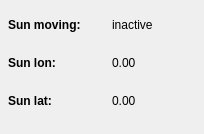
      <widget class="QWidget" name="tab_8">
       <attribute name="title">
        <string>Sun</string>
       </attribute>
       <widget class="QWidget" name="widget_8" native="true">
        <property name="geometry">
         <rect>
          <x>0</x>
          <y>0</y>
          <width>195</width>
          <height>125</height>
         </rect>
        </property>
        <property name="minimumSize">
         <size>
          <width>195</width>
          <height>125</height>
         </size>
        </property>
        <property name="maximumSize">
         <size>
          <width>195</width>
          <height>125</height>
         </size>
        </property>
        <layout class="QGridLayout" name="gridLayout_2">
         <item row="0" column="0">
          <widget class="QLabel" name="label_31">
           <property name="minimumSize">
            <size>
             <width>90</width>
             <height>0</height>
            </size>
           </property>
           <property name="maximumSize">
            <size>
             <width>90</width>
             <height>15</height>
            </size>
           </property>
           <property name="font">
            <font>
             <weight>75</weight>
             <bold>true</bold>
            </font>
           </property>
           <property name="text">
            <string>Sun moving:</string>
           </property>
          </widget>
         </item>
         <item row="0" column="1">
          <widget class="QLabel" name="sunInteractModeInfoLabel">
           <property name="minimumSize">
            <size>
             <width>75</width>
             <height>0</height>
            </size>
           </property>
           <property name="maximumSize">
            <size>
             <width>75</width>
             <height>15</height>
            </size>
           </property>
           <property name="text">
            <string>inactive</string>
           </property>
          </widget>
         </item>
         <item row="1" column="0">
          <widget class="QLabel" name="label_5">
           <property name="minimumSize">
            <size>
             <width>90</width>
             <height>0</height>
            </size>
           </property>
           <property name="maximumSize">
            <size>
             <width>90</width>
             <height>15</height>
            </size>
           </property>
           <property name="font">
            <font>
             <weight>75</weight>
             <bold>true</bold>
            </font>
           </property>
           <property name="text">
            <string>Sun lon:</string>
           </property>
          </widget>
         </item>
         <item row="1" column="1">
          <widget class="QLabel" name="sunInfoLonLabel">
           <property name="minimumSize">
            <size>
             <width>60</width>
             <height>0</height>
            </size>
           </property>
           <property name="maximumSize">
            <size>
             <width>60</width>
             <height>15</height>
            </size>
           </property>
           <property name="text">
            <string>0.00</string>
           </property>
          </widget>
         </item>
         <item row="2" column="0">
          <widget class="QLabel" name="label_6">
           <property name="minimumSize">
            <size>
             <width>90</width>
             <height>0</height>
            </size>
           </property>
           <property name="maximumSize">
            <size>
             <width>90</width>
             <height>15</height>
            </size>
           </property>
           <property name="font">
            <font>
             <weight>75</weight>
             <bold>true</bold>
            </font>
           </property>
           <property name="text">
            <string>Sun lat:</string>
           </property>
          </widget>
         </item>
         <item row="2" column="1">
          <widget class="QLabel" name="sunInfoLatLabel">
           <property name="minimumSize">
            <size>
             <width>60</width>
             <height>0</height>
            </size>
           </property>
           <property name="maximumSize">
            <size>
             <width>60</width>
             <height>15</height>
            </size>
           </property>
           <property name="text">
            <string>0.00</string>
           </property>
          </widget>
         </item>
        </layout>
       </widget>
      </widget>
